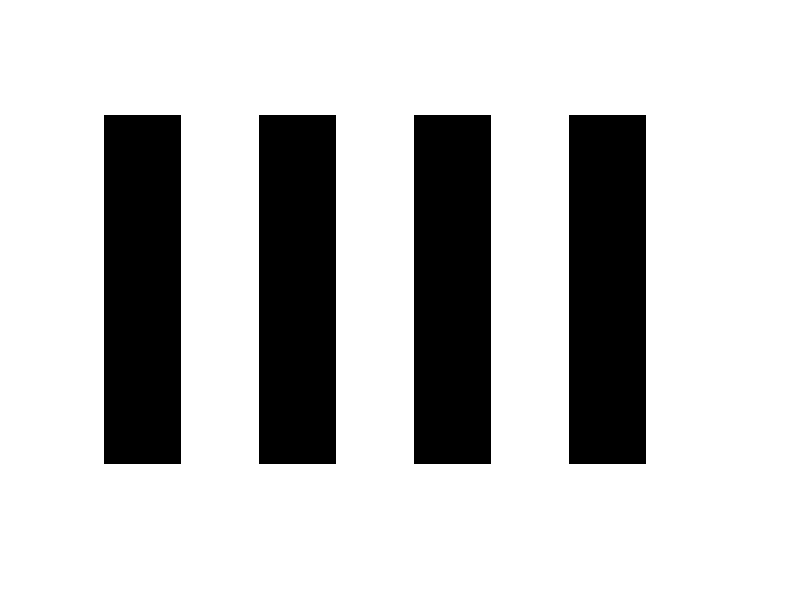

The MATLAB source for this figure:
% MakeContrastImage.
%
% This code makes vertical black and white stripe contrast image. 

% History:
%    08/14/23   smo   Wrote it.

%% Define image dimensions
imageWidth = 1920;
imageHeight = 1080;

% Create a blank image with white background
image = ones(imageHeight, imageWidth);

% Define the number of stripes and total stripe width
%
% Set numStripes = 50 (18 cpd) / 34 (12 cpd) / 25 (9 cpd) 17 (6 cpd) / 9 (3
% cpd). This is the number when measuring the printed pattern outside the
% SACCSFA room, on the hallway of 4th floor at Goddard.
%
% Set numStripes = 150 (18 cpd) / 100 (12 cpd) / 75 (9 cpd) / 50 (6 cpd)/ 25 (3 cpd) / 8 (1 cpd). 
numStripes = 8;
totalStripeWidth = imageWidth / numStripes;

%% Generate the alternating black and white stripes
for i = 1:numStripes
    startColumn = round((i - 1) * totalStripeWidth) + 1;
    endColumn = round(i * totalStripeWidth);
    
    % Set the pixels within the black stripe to black
    if mod(i, 2) == 1
        image(:, startColumn:endColumn) = 0;
    end
end

%% Display the image
figure;
imshow(image);

%% Save the image.
SAVEIMAGE = true;
if (SAVEIMAGE)
    imwrite(image,'image.tiff');
end
